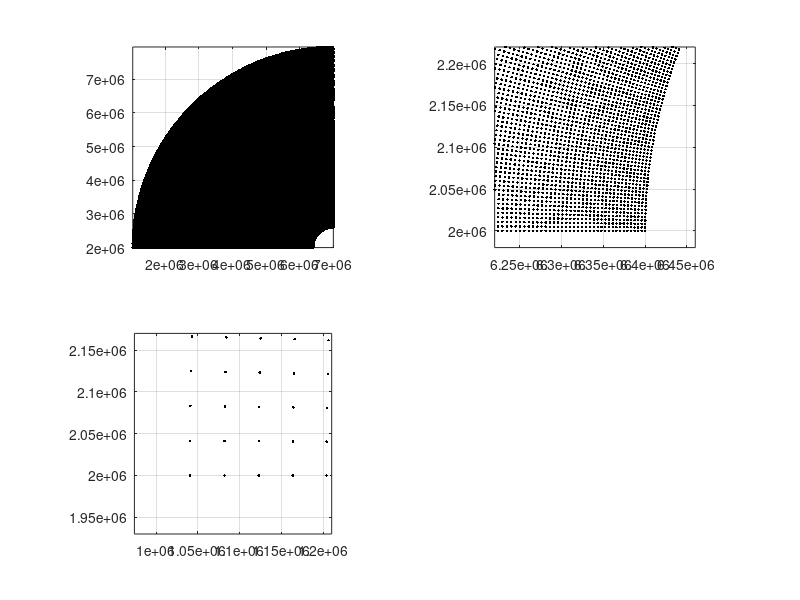

MATLAB code to generate this figure:

clear

% Name: write_x_and_y_example.m
% Purpose: Make example curvilinear grid
% Origination: E Rogers March 11 2008
% Updated: E Rogers Jan 8 2013
% Notes: 
% ..1) This grid is used with /regtests/ww3_tp2.1/input/ww3_grid_c.inp
% ..2) This test case (tp2.1c) is an idealized deepwater case: 
% .......depths are specified in ww3_grid_c.inp
% ..3) General remarks about irregular grids:
% .......irregular grids are logically rectangular, specified as 
% .......x(i,j) and y(i,j). (This script creates these two arrays.)
% .......x varies in i or j or both.
% .......y varies in i or j or both.
% .......Grid lines can be straight. For example, you might have a grid
% ...........where the spacing becomes smaller as you get closer to shore.
% ...........In this case the grid is irregular but not curvilinear. 
% .......Grid lines can be curved. That would be an irregular and curvilinear
% ...........grid. 
% .......It is possible to specify a rotated regular grid in WW3 by treating
% ...........it as an irregular grid. (SWAN users may be familiar with the
% ..........."CGRID...alpc" variable which is another way to specify a 
% ...........rotated regular grid)

% theta-dimension is i
dtheta=0.4;
theta=180:(-1*dtheta):90;
theta=theta .* (pi/180);
ni=length(theta);

% radial dimension is j
radius(1)=600000;
nj=331;

% offset is arbitrary
xoffset=7e+6;
yoffset=2e+6;

disp('calculating xgrd ygrd')

for jj=1:nj
  if jj > 1
    ds=dtheta*(pi/180)*radius(jj-1); % arc-length of cells
    dr=ds;  % make each cell roughly square
    radius(jj)=radius(jj-1)+dr;
  end
  for ii=1:ni
    xgrd(ii,jj)=radius(jj)*cos(theta(ii));
    ygrd(ii,jj)=radius(jj)*sin(theta(ii));
  end
end 

xgrd=xgrd+xoffset;
ygrd=ygrd+yoffset;

disp('finished calculating xgrd ygrd')

figure(1),clf,hold off

subplot(2,2,1)
plot(xgrd,ygrd,'k.')
axis equal
axis([min(min(xgrd)) max(max(xgrd)) min(min(ygrd)) max(max(ygrd))])
grid on

subplot(2,2,2)
plot(xgrd,ygrd,'k.')
axis equal
axis([6220000 6460000 1980000 2220000])
grid on

subplot(2,2,3)
plot(xgrd,ygrd,'k.')
axis equal
axis([974000 1210000 1930000 2170000])
grid on

disp('saving grid')

xgrd=xgrd';
ygrd=ygrd';

save xgrd.2.1c.dat xgrd -ascii
save ygrd.2.1c.dat ygrd -ascii

disp('finished saving grid')
